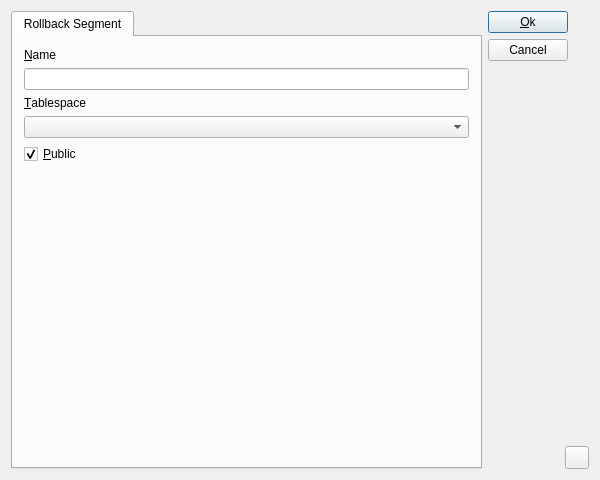
<?xml version="1.0" encoding="UTF-8"?>
<ui version="4.0">
 <class>toRollbackDialogUI</class>
 <widget class="QDialog" name="toRollbackDialogUI">
  <property name="geometry">
   <rect>
    <x>0</x>
    <y>0</y>
    <width>600</width>
    <height>480</height>
   </rect>
  </property>
  <property name="sizePolicy">
   <sizepolicy hsizetype="Expanding" vsizetype="Preferred">
    <horstretch>0</horstretch>
    <verstretch>0</verstretch>
   </sizepolicy>
  </property>
  <property name="minimumSize">
   <size>
    <width>600</width>
    <height>0</height>
   </size>
  </property>
  <property name="windowTitle">
   <string>Modify tablespace</string>
  </property>
  <layout class="QGridLayout">
   <property name="margin">
    <number>11</number>
   </property>
   <property name="spacing">
    <number>6</number>
   </property>
   <item row="3" column="2">
    <widget class="QToolButton" name="ToolButton1">
     <property name="toolTip">
      <string>Display the SQL used to generate the specified object</string>
     </property>
     <property name="text">
      <string/>
     </property>
    </widget>
   </item>
   <item row="0" column="0" rowspan="4">
    <widget class="QTabWidget" name="DialogTabs">
     <widget class="QWidget" name="DefaultPage">
      <attribute name="title">
       <string>Rollback Segment</string>
      </attribute>
      <layout class="QGridLayout">
       <property name="margin">
        <number>11</number>
       </property>
       <property name="spacing">
        <number>6</number>
       </property>
       <item row="4" column="0">
        <widget class="QCheckBox" name="Public">
         <property name="toolTip">
          <string>If this should be a publicly available rollback segment</string>
         </property>
         <property name="text">
          <string>&amp;Public</string>
         </property>
         <property name="checked">
          <bool>true</bool>
         </property>
        </widget>
       </item>
       <item row="0" column="0">
        <widget class="QLabel" name="TextLabel1">
         <property name="text">
          <string>&amp;Name</string>
         </property>
         <property name="wordWrap">
          <bool>false</bool>
         </property>
         <property name="buddy">
          <cstring>Name</cstring>
         </property>
        </widget>
       </item>
       <item row="3" column="0">
        <widget class="QComboBox" name="Tablespace"/>
       </item>
       <item row="1" column="0">
        <widget class="QLineEdit" name="Name"/>
       </item>
       <item row="2" column="0">
        <widget class="QLabel" name="TextLabel2">
         <property name="text">
          <string>&amp;Tablespace</string>
         </property>
         <property name="wordWrap">
          <bool>false</bool>
         </property>
         <property name="buddy">
          <cstring>Tablespace</cstring>
         </property>
        </widget>
       </item>
       <item row="5" column="0">
        <spacer name="Spacer3">
         <property name="orientation">
          <enum>Qt::Vertical</enum>
         </property>
         <property name="sizeType">
          <enum>QSizePolicy::Expanding</enum>
         </property>
         <property name="sizeHint" stdset="0">
          <size>
           <width>20</width>
           <height>20</height>
          </size>
         </property>
        </spacer>
       </item>
      </layout>
     </widget>
    </widget>
   </item>
   <item row="0" column="1" colspan="2">
    <widget class="QPushButton" name="OkButton">
     <property name="sizePolicy">
      <sizepolicy hsizetype="Maximum" vsizetype="Fixed">
       <horstretch>0</horstretch>
       <verstretch>0</verstretch>
      </sizepolicy>
     </property>
     <property name="text">
      <string>&amp;Ok</string>
     </property>
     <property name="default">
      <bool>true</bool>
     </property>
    </widget>
   </item>
   <item row="1" column="1" colspan="2">
    <widget class="QPushButton" name="PushButton2">
     <property name="sizePolicy">
      <sizepolicy hsizetype="Maximum" vsizetype="Fixed">
       <horstretch>0</horstretch>
       <verstretch>0</verstretch>
      </sizepolicy>
     </property>
     <property name="text">
      <string>Cancel</string>
     </property>
    </widget>
   </item>
   <item row="3" column="1">
    <spacer name="Spacer2">
     <property name="orientation">
      <enum>Qt::Horizontal</enum>
     </property>
     <property name="sizeType">
      <enum>QSizePolicy::Maximum</enum>
     </property>
     <property name="sizeHint" stdset="0">
      <size>
       <width>71</width>
       <height>20</height>
      </size>
     </property>
    </spacer>
   </item>
   <item row="2" column="2">
    <spacer name="Spacer1">
     <property name="orientation">
      <enum>Qt::Vertical</enum>
     </property>
     <property name="sizeType">
      <enum>QSizePolicy::Expanding</enum>
     </property>
     <property name="sizeHint" stdset="0">
      <size>
       <width>20</width>
       <height>20</height>
      </size>
     </property>
    </spacer>
   </item>
  </layout>
 </widget>
 <tabstops>
  <tabstop>DialogTabs</tabstop>
  <tabstop>OkButton</tabstop>
  <tabstop>PushButton2</tabstop>
 </tabstops>
 <resources/>
 <connections>
  <connection>
   <sender>OkButton</sender>
   <signal>clicked()</signal>
   <receiver>toRollbackDialogUI</receiver>
   <slot>accept()</slot>
   <hints>
    <hint type="sourcelabel">
     <x>20</x>
     <y>20</y>
    </hint>
    <hint type="destinationlabel">
     <x>20</x>
     <y>20</y>
    </hint>
   </hints>
  </connection>
  <connection>
   <sender>PushButton2</sender>
   <signal>clicked()</signal>
   <receiver>toRollbackDialogUI</receiver>
   <slot>reject()</slot>
   <hints>
    <hint type="sourcelabel">
     <x>20</x>
     <y>20</y>
    </hint>
    <hint type="destinationlabel">
     <x>20</x>
     <y>20</y>
    </hint>
   </hints>
  </connection>
 </connections>
</ui>
